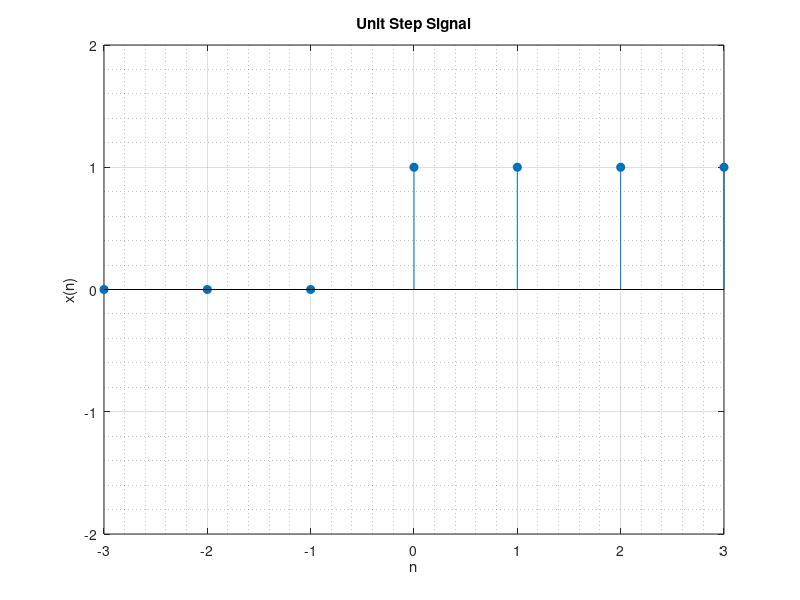

MATLAB code for this plot:
% 1 when n>=0
% 0 otherwise

n1=-3;
n2=3;
n=n1:n2;
len = length(n);

x=zeros(1,len);

% n =  -3    -2    -1     0     1     2     3
% x =   0     0     0     0     0     0     0

for i=1:len
        if(n(i)>=0)
            x(i)=1;
        end
end
stem(n,x,'filled');
title('Unit Step Signal');
set(gca,'ylim',[-2,2]);
xlabel('n');
ylabel('x(n)');
grid('on');
grid('minor');



